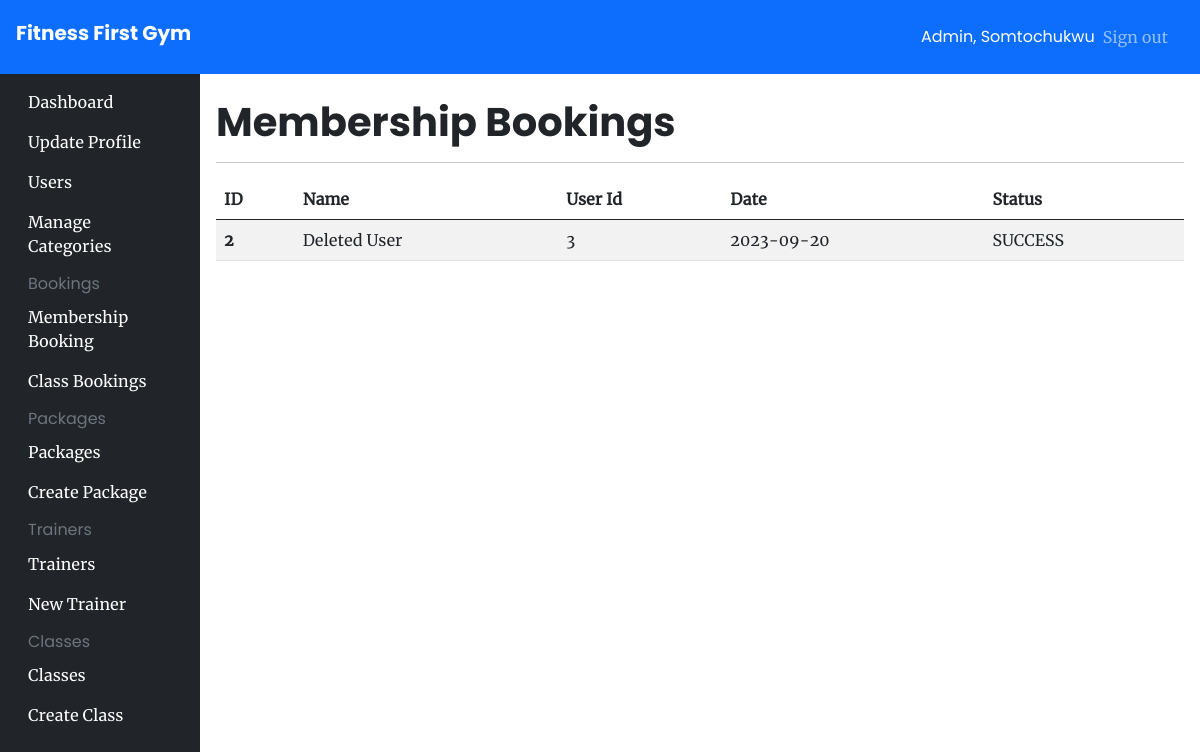
Page /admin/booking/memberships (signed in) on the earlier database version.
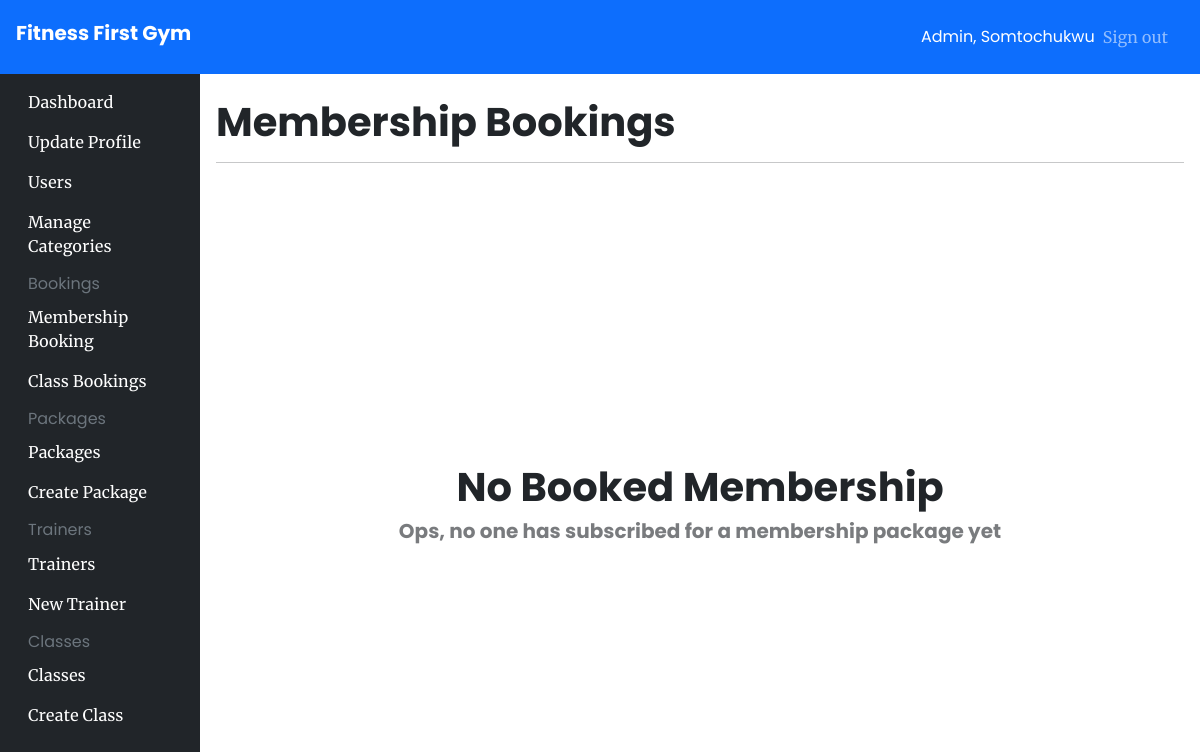
Same page on the later database version.
### app/models/__init__.py (models this page shows)
class MembershipBooking(db.Model):
    id = db.Column(db.Integer, primary_key=True)
    date = db.Column(db.Date, default=date.today())
    status = db.Column(db.String(50), default='PENDING')
    user_id = db.Column(db.Integer, db.ForeignKey('user.id'))
    membership_id = db.Column(db.Integer, db.ForeignKey('membership.id'))
    membership = db.relationship('Membership', backref=db.backref('membership_booking', lazy='dynamic'))

### app/booking_views.py (the view)
@app.route('/admin/booking/memberships')
@login_required
@authorize_request
def membership_bookings():
    bookings = MembershipBooking.query.all()
    if bookings is None:
        return 'None'
        return render_template('pages/admin/booking/memberships.html')
    return render_template('pages/admin/booking/memberships.html', bookings=bookings)

### app/admin_views.py (called while the page is built)
def authorize_request(view_func):
   @wraps(view_func)
   def wrapped_view(*args, **kwargs):
      try:
         if current_user.isAdmin:
               return view_func(*args, **kwargs)
         else:
            flash('Unauthorized')
            return redirect('/')
      except Exception as error:
         return render_template('pages/error/500.html', error=error)
   return wrapped_view

### app/models/__init__.py (called while the page is built)
@login_manager.user_loader
def load_user(id):
    return User.query.get(id)

### app/templates/pages/admin/booking/memberships.html (shortened to what this page needs)
{% extends 'components/admin_base.html'%}  {% block content %}
<h1 class="my-2">Membership Bookings</h1>
<hr />
{% if bookings %}
<table class="table table-striped">
    <thead>
        <tr>
            <th scope="col">ID</th>
            <th scope="col">Name</th>
            <th scope="col">User Id</th>
            <th scope="col">Date</th>
            <th scope="col">Status</th>
        </tr>
    </thead>
    <tbody>
        {% for booking in bookings %}
        <tr>
            <th scope="row">{{booking.id}}</th>
            <td>{{booking.membership.package.name if booking.membership else 'Deleted User'}}</td>
            <td>{{booking.user_id}}</td>
            <td>{{booking.date}}</td>
            <td>{{booking.status}}</td>
        </tr>
        {% endfor %}
    </tbody>
</table>
{% else %}
<div class="container my-4" style="min-height: 80vh; display: grid; place-content: center;">
    <h1 class="text-center">No Booked Membership</h1>
    <p class="h5 text-center" style="opacity: .6;">Ops, no one has subscribed for a membership package yet</p>
</div>
{% endif %} {% endblock %}

Differences in the rows shown:
removed MembershipBooking: id "2", membership.package "Deleted User", user_id "3", date "2023-09-20", status "SUCCESS"
Other differences:
text no longer shown: "ID Name User Id Date Status"
text now shown: "No Booked Membership Ops, no one has subscribed for a membership package yet"
